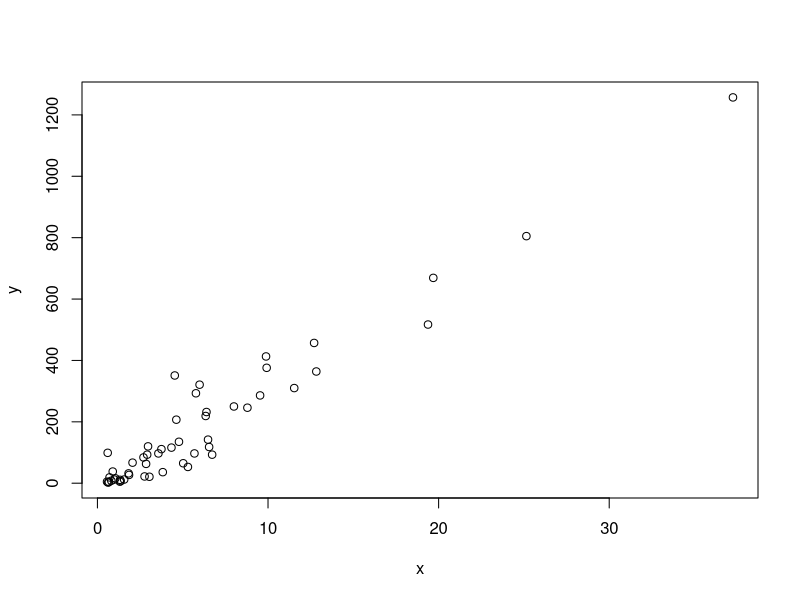
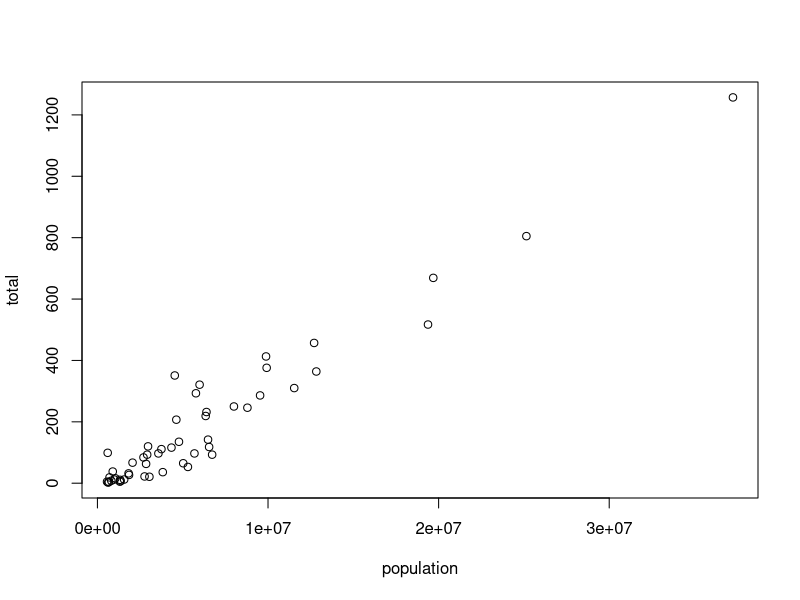
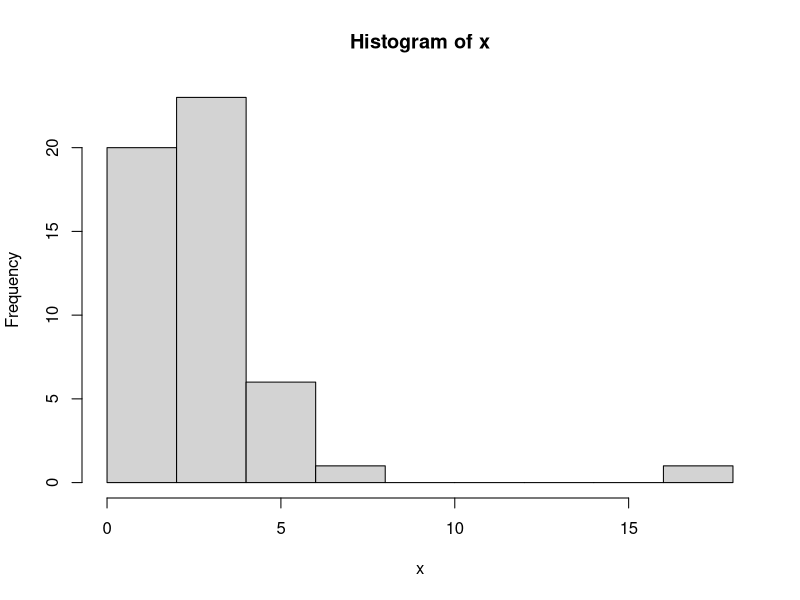
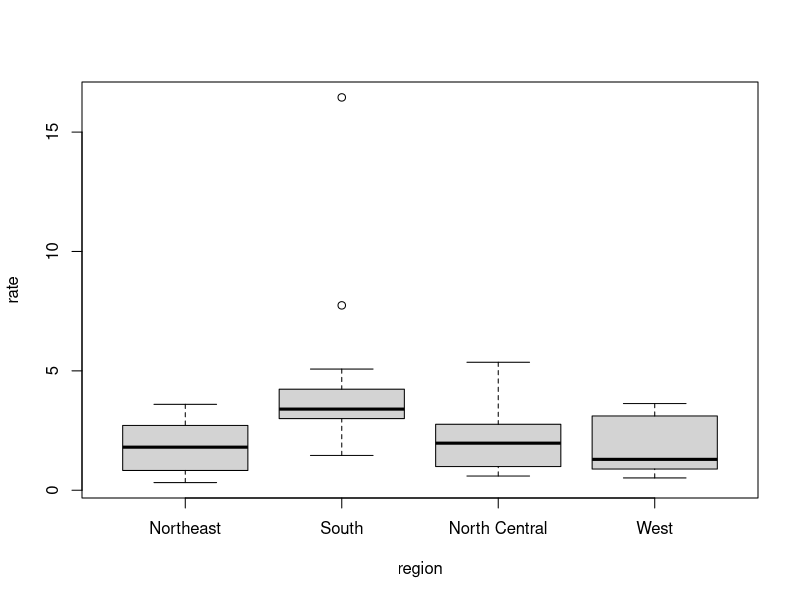
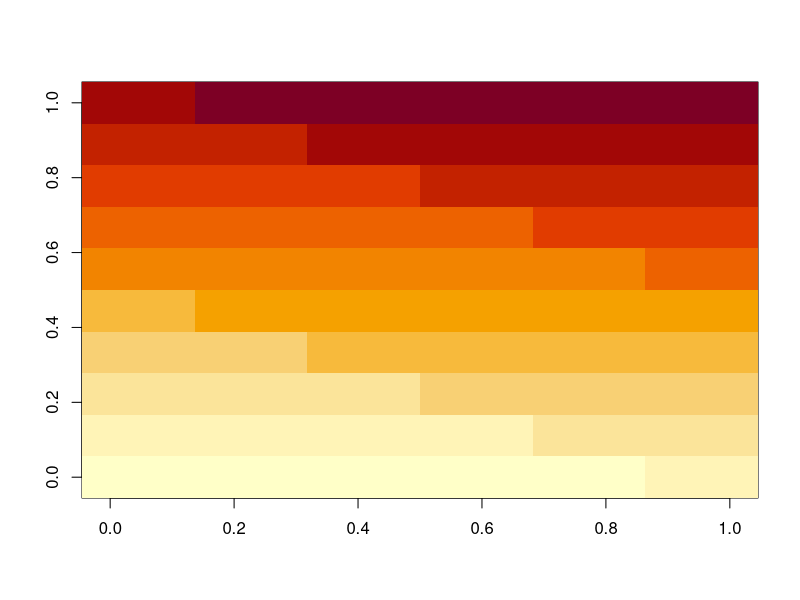
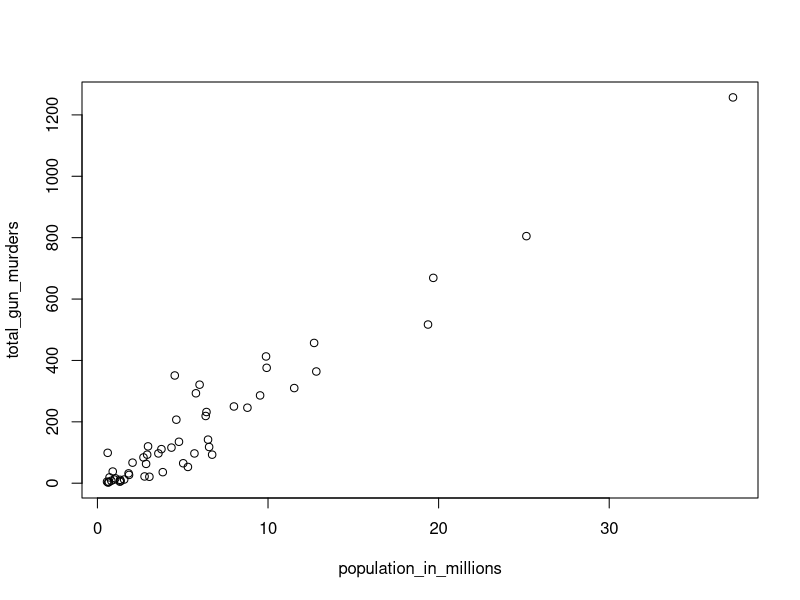
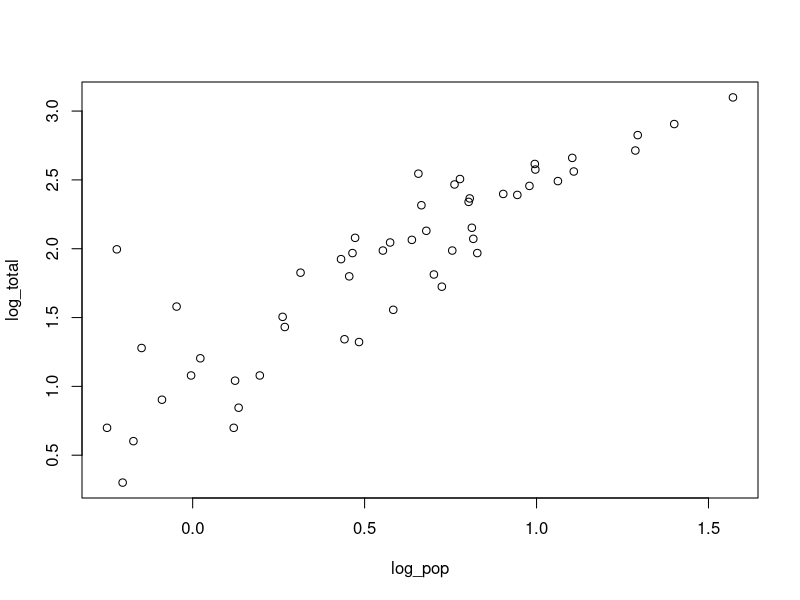
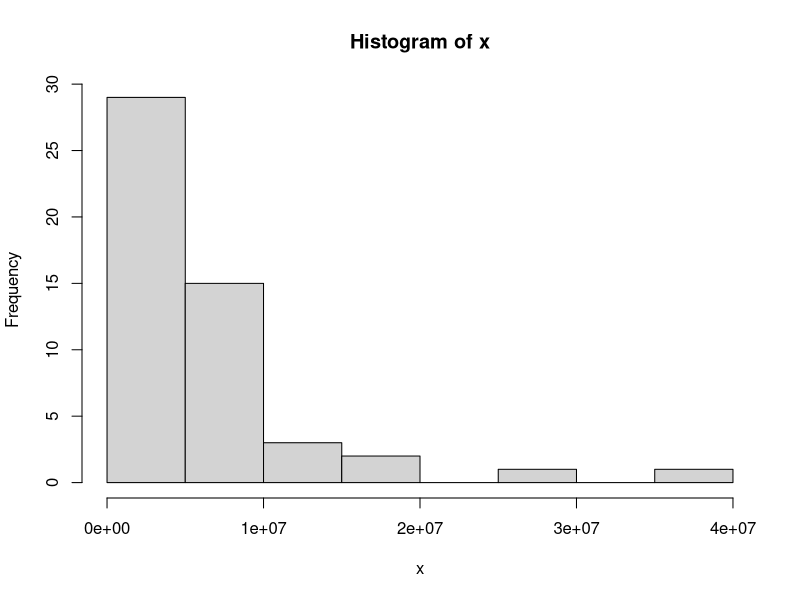

The R source for these figures, in order:
## ---- chunk 1
x <- c(1, "canada", 3)
## ---- chunk 2
x
#> [1] "1"      "canada" "3"
class(x)
#> [1] "character"
## ---- chunk 3
x <- 1:5
y <- as.character(x)
y
#> [1] "1" "2" "3" "4" "5"
## ---- chunk 4
as.numeric(y)
#> [1] 1 2 3 4 5
## ---- chunk 5
x <- c("1", "b", "3")
as.numeric(x)
#> Warning: NAs introduced by coercion
#> [1]  1 NA  3
## ---- chunk 6
temp <- c(35,88,42,84,81,30)
## ---- chunk 7
city <- c("Beijing", "Lagos", "Paris", "Rio de Janeiro", "San Juan", "Toronto")
## ---- chunk 8
names(temp) <- city
## ---- chunk 9
temp[1:3]
## ---- chunk 10
temp[c("Paris", "San Juan")]
## ---- chunk 11
12:73
## ---- chunk 12
seq(1,100,2)
## ---- chunk 13
length(seq(6,55,4/7))
## ---- chunk 14
class(a <- seq(1,10,0.5))
## ---- chunk 15
class(a <- seq(1,10))
## ---- chunk 16
class(1L)
## ---- chunk 17
x <- c("1", "3", "5")
## ---- chunk 18
as.integer(x)
## ---- chunk 19
library(dslabs)
data(murders)
sort(murders$total)
#>  [1]    2    4    5    5    7    8   11   12   12   16   19   21   22
#> [14]   27   32   36   38   53   63   65   67   84   93   93   97   97
#> [27]   99  111  116  118  120  135  142  207  219  232  246  250  286
#> [40]  293  310  321  351  364  376  413  457  517  669  805 1257
## ---- chunk 20
x <- c(31, 4, 15, 92, 65)
sort(x)
#> [1]  4 15 31 65 92
## ---- chunk 21
index <- order(x)
x[index]
#> [1]  4 15 31 65 92
## ---- chunk 22
x
#> [1] 31  4 15 92 65
order(x)
#> [1] 2 3 1 5 4
## ---- chunk 23
murders$state[1:6]
#> [1] "Alabama"    "Alaska"     "Arizona"    "Arkansas"   "California"
#> [6] "Colorado"
murders$abb[1:6]
#> [1] "AL" "AK" "AZ" "AR" "CA" "CO"
## ---- chunk 24
ind <- order(murders$total) 
murders$abb[ind] 
#>  [1] "VT" "ND" "NH" "WY" "HI" "SD" "ME" "ID" "MT" "RI" "AK" "IA" "UT"
#> [14] "WV" "NE" "OR" "DE" "MN" "KS" "CO" "NM" "NV" "AR" "WA" "CT" "WI"
#> [27] "DC" "OK" "KY" "MA" "MS" "AL" "IN" "SC" "TN" "AZ" "NJ" "VA" "NC"
#> [40] "MD" "OH" "MO" "LA" "IL" "GA" "MI" "PA" "NY" "FL" "TX" "CA"
## ---- chunk 25
max(murders$total)
#> [1] 1257
## ---- chunk 26
i_max <- which.max(murders$total)
murders$state[i_max]
#> [1] "California"
## ---- chunk 27
x <- c(31, 4, 15, 92, 65)
rank(x)
#> [1] 3 1 2 5 4
## ---- chunk 28
x <- c(1,2,3)
y <- c(10, 20, 30, 40, 50, 60, 70)
x+y
#> Warning in x + y: longer object length is not a multiple of shorter
#> object length
#> [1] 11 22 33 41 52 63 71
## ---- chunk 29
library(dslabs)
data("murders")
## ---- chunk 30
pop <- murders$population
sort(pop)[1]
## ---- chunk 31
index <- order(pop)
pop[index][1]
## ---- chunk 32
murders$population[which.min(murders$population)]
## ---- chunk 33
states <- murders$state
states[index][1]
## ---- chunk 34
temp <- c(35, 88, 42, 84, 81, 30)
city <- c("Beijing", "Lagos", "Paris", "Rio de Janeiro", 
          "San Juan", "Toronto")
city_temps <- data.frame(name = city, temperature = temp)
## ---- chunk 35
ranks <- rank(murders$population)
my_df <- data.frame(name = states, rank = ranks)
## ---- chunk 36
ind <- order(ranks)
my_df <- data.frame(name = states[ind], rank = ranks[ind])
## ---- chunk 37
data("na_example")  
str(na_example)
#> int [1:1000] 2 1 3 2 1 3 1 4 3 2 ...
## ---- chunk 38
mean(na_example)
#> [1] NA
## ---- chunk 39
ind <- is.na(na_example)
sum(ind)
## ---- chunk 40
na <- na_example[!is.na(na_example)]
mean(na)
## ---- chunk 41
library(dslabs)
data("murders")
murders$state[which.max(murders$population)]
#> [1] "California"
## ---- chunk 42
inches <- c(69, 62, 66, 70, 70, 73, 67, 73, 67, 70)
## ---- chunk 43
inches * 2.54
#>  [1] 175 157 168 178 178 185 170 185 170 178
## ---- chunk 44
inches - 69
#>  [1]  0 -7 -3  1  1  4 -2  4 -2  1
## ---- chunk 45
murder_rate <- murders$total / murders$population * 100000
## ---- chunk 46
murders$abb[order(murder_rate)]
#>  [1] "VT" "NH" "HI" "ND" "IA" "ID" "UT" "ME" "WY" "OR" "SD" "MN" "MT"
#> [14] "CO" "WA" "WV" "RI" "WI" "NE" "MA" "IN" "KS" "NY" "KY" "AK" "OH"
#> [27] "CT" "NJ" "AL" "IL" "OK" "NC" "NV" "VA" "AR" "TX" "NM" "CA" "FL"
#> [40] "TN" "PA" "AZ" "GA" "MS" "MI" "DE" "SC" "MD" "MO" "LA" "DC"
## ---- chunk 47
temp <- c(35, 88, 42, 84, 81, 30)
city <- c("Beijing", "Lagos", "Paris", "Rio de Janeiro", 
          "San Juan", "Toronto")
city_temps <- data.frame(name = city, temperature = temp)
## ---- chunk 48
city_temps <- data.frame(name = city, temperature = 5/9*(temp-32))
## ---- chunk 49
n <- (1:100)
sum(1/n^2)
## ---- chunk 50
murder_rate <- murders$total / murders$population * 100000
mean(murder_rate)
## ---- chunk 51
library(dslabs)
data("murders")
## ---- chunk 52
murder_rate <- murders$total / murders$population * 100000 
## ---- chunk 53
ind <- murder_rate < 0.71
## ---- chunk 54
ind <- murder_rate <= 0.71
## ---- chunk 55
murders$state[ind]
#> [1] "Hawaii"        "Iowa"          "New Hampshire" "North Dakota" 
#> [5] "Vermont"
## ---- chunk 56
sum(ind)
#> [1] 5
## ---- chunk 57
TRUE & TRUE
#> [1] TRUE
TRUE & FALSE
#> [1] FALSE
FALSE & FALSE
#> [1] FALSE
## ---- chunk 58
west <- murders$region == "West"
safe <- murder_rate <= 1
## ---- chunk 59
ind <- safe & west
murders$state[ind]
#> [1] "Hawaii"  "Idaho"   "Oregon"  "Utah"    "Wyoming"
## ---- chunk 60
ind <- which(murders$state == "California")
murder_rate[ind]
#> [1] 3.37
## ---- chunk 61
ind <- match(c("New York", "Florida", "Texas"), murders$state)
ind
#> [1] 33 10 44
## ---- chunk 62
murder_rate[ind]
#> [1] 2.67 3.40 3.20
## ---- chunk 63
c("Boston", "Dakota", "Washington") %in% murders$state
#> [1] FALSE FALSE  TRUE
## ---- chunk 64
match(c("New York", "Florida", "Texas"), murders$state)
#> [1] 33 10 44
which(murders$state%in%c("New York", "Florida", "Texas"))
#> [1] 10 33 44
## ---- chunk 65
library(dslabs)
data(murders)
## ---- chunk 66
murder_rate <- murders$total / murders$population * 100000
low <- murder_rate < 1
## ---- chunk 67
ind <- match(murders$state[low], murders$state)
ind
## ---- chunk 68
murders$state[low]
## ---- chunk 69
northeast <- murders$region == "Northeast"
ind <- low & northeast
murders$state[ind]
## ---- chunk 70
low_ave <- murder_rate < mean(murder_rate)
sum(low_ave)
## ---- chunk 71
ind <- match(c("AK", "MI", "IA"), murders$abb)
murders$state[ind]
## ---- chunk 72
c("MA", "ME", "MI", "MO", "MU") %in% murders$abb
## ---- chunk 73
c("MA","ME","MI","MO","MU")[which(!c("MA", "ME", "MI", "MO", "MU") %in% murders$abb)]
## ---- chunk 74
x <- murders$population / 10^6
y <- murders$total
plot(x, y)
## ---- chunk 75
with(murders, plot(population, total))
## ---- chunk 76
x <- with(murders, total / population * 100000)
hist(x)
## ---- chunk 77
murders$state[which.max(x)]
#> [1] "District of Columbia"
## ---- chunk 78
murders$rate <- with(murders, total / population * 100000)
boxplot(rate~region, data = murders)
## ---- chunk 79
x <- matrix(1:120, 12, 10)
image(x)
## ---- chunk 80
library(dslabs)
data(murders)
population_in_millions <- murders$population/10^6
total_gun_murders <- murders$total
plot(population_in_millions, total_gun_murders)
## ---- chunk 81
log_pop <- log10(population_in_millions)
log_total <- log10(total_gun_murders)
plot(log_pop, log_total)
## ---- chunk 82
x <- with(murders, population)
hist(x)
## ---- chunk 83
boxplot(population~region, data = murders)
